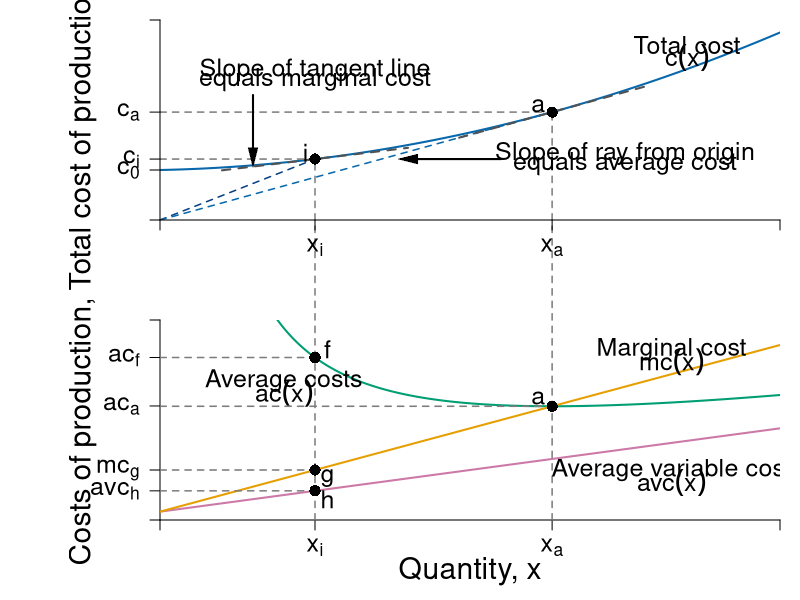

Here is the R script that generated this plot:
#Graph Designer: Scott Cohn
#Authors: Bowles and Halliday
#Title: Microeconomics: Competition, Conflict and Coordination

require(shape)
pdf(file = "firmmarketsupply/tc_ac_mc_stacked.pdf", width = 9, height = 12)

#Set parameters for graphics
axislabelsize <- 1.8
labelsize <- 1.5
namesize <- 1.8
annotatesize <- 1.5
graphlinewidth <- 2
segmentlinewidth <- 1.5

COL <- c("#7fc97f", "#beaed4", "#fdc086", "#ffff99", "#386cb0", "#f0027f", "#bf5b17", "#666666")
COLA <- c("#99d8c9","#66c2a4","#41ae76", "#238b45", "#005824")
COLB <- c("#4eb3d3", "#2b8cbe", "#0868ac","#084081")
grays <- gray.colors(25, start = 1, end = 0)
CBCols <- c("#009E73","#0072B2","#E69F00","#CC79A7", "#F0E442")

#Edited the margins to cater for the larger LHS labels
par(mar =  c(4, 8, 1, 1), mfrow = c(2, 1))


totalcost <- function(x, c0 = 10, c1 = 2, c2 = 0.5){
  c0 + c1*x + c2*x^2
}

avgcost <- function(x, c0 = 10, c1 = 2, c2 = 0.5){
  totalcost/x
}

avgvarcost <- function(x,  c1 = 0.05, c2 = 0.05){
  (c1*x + c2*x^2)/x
}

marginalcost <- function(x, c1 = 2, c2 = 0.5){
  c1 + 2*c2*x
}

mcline <- function(x, constant = 0.3181472, slope = 0.125){
  constant + slope*x
}

isocost <- function(l, c = 10, w = 1, r = 1) {
  c - (w/r)*l
}


isoquant <- function(l, alpha = 0.5, x = 5) {
  (x / l^alpha)^(1/(1 - alpha))
}

# total cost --------------------------------------------------------------


xlims <- c(0, 10)
ylims <- c(0, 8)

npts <- 501 
x <- seq(xlims[1], xlims[2], length.out = npts)
y <- seq(ylims[1], ylims[2], length.out = npts) 
a <- c(13, 16.75, 19.25)

plot(0, 0, xlim = xlims, ylim = ylims, type = "n",
     xlab = expression(paste("")),
     ylab = expression(paste("")), 
     xaxt = "n", 
     yaxt = "n", 
     cex.lab = axislabelsize, 
     bty = "n",
     xaxs = "i", 
     yaxs = "i")

# Choose x_i

i <- c(2, 2.5, 3, 3.5, 4)
xi <- i[2]

ticksy <- c(0, 2, totalcost(x = xi, c0 = 2, c1 = 0.05, c2 = 0.05), totalcost(x = 6.32456, c0 = 2, c1 = 0.05, c2 = 0.05), ylims[2])
ylabels <- c(NA, expression(paste(c[0])), expression(paste(c[i])), expression(paste(c[a])), NA)
ticksx <- c(0, xi, 6.32456, xlims[2])
xlabels <- c(NA, expression(paste(x[i])), expression(paste(x[a])), NA)

npts <- 500 
xx1 <- seq(xlims[1], xlims[2], length.out = npts)
xx3 <- seq(xi - 1.5, xi + 1.5, length.out = npts)
xx4 <- seq(4.82456, 7.82456, length.out = npts)


lines(xx1, totalcost(xx1, c0 = 2, c1 = 0.05, c2 = 0.05), col = COLB[3], lwd = graphlinewidth)

#Label the axes
#mtext(expression(paste("Quantity of output, ", x)), side = 1, line = 2.5, cex = axislabelsize)
text(-1.25, 0.5*ylims[2], expression(paste("Total cost of production, ", c)), xpd = TRUE, cex = axislabelsize, srt = 90) 

#Draw segments for average cost
segments(0, totalcost(x = xi, c0 = 2, c1 = 0.05, c2 = 0.05), xi, totalcost(x = xi, c0 = 2, c1 = 0.05, c2 = 0.05), lty = 2, col = grays[20] , lwd = segmentlinewidth)
segments(xi, -20, xi, totalcost(x = xi, c0 = 2, c1 = 0.05, c2 = 0.05), lty = 2, col = grays[20] , lwd = segmentlinewidth, xpd = TRUE)

segments(0, totalcost(x = 6.32456, c0 = 2, c1 = 0.05, c2 = 0.05), 6.32456, totalcost(x = 6.32456, c0 = 2, c1 = 0.05, c2 = 0.05), lty = 2, col = grays[20] , lwd = segmentlinewidth)
segments(6.32456, -20, 6.32456, totalcost(x = 6.32456, c0 = 2, c1 = 0.05, c2 = 0.05), lty = 2, col = grays[20] , lwd = segmentlinewidth, xpd = TRUE)

segments(0, 0, xi, totalcost(x = xi, c0 = 2, c1 = 0.05, c2 = 0.05), lty = 2, col = COLB[4] , lwd = segmentlinewidth)
segments(0, 0, 6.32456, totalcost(x = 6.32456, c0 = 2, c1 = 0.05, c2 = 0.05), lty = 2, col = COLB[3] , lwd = segmentlinewidth)

lines(xx3, mcline(xx3, constant = totalcost(x = xi, c0 = 2, c1 = 0.05, c2 = 0.05) - xi*marginalcost(x = xi, c1 = 0.05, c2 = 0.05), slope = marginalcost(x = xi, c1 = 0.05, c2 = 0.05)), 
      col = grays[23], lty = 2, lwd = graphlinewidth)
lines(xx4, mcline(xx4, constant = totalcost(x = 6.32456, c0 = 2, c1 = 0.05, c2 = 0.05) - 6.32456*marginalcost(x = 6.32456, c1 = 0.05, c2 = 0.05), slope = marginalcost(x = 6.32456, c1 = 0.05, c2 = 0.05)), 
      col = grays[23], lty = 2, lwd = graphlinewidth)

points(xi, totalcost(x = xi, c0 = 2, c1 = 0.05, c2 = 0.05), pch = 16, col = "black", cex = 1.5)
text(xi - 0.15, totalcost(x = xi, c0 = 2, c1 = 0.05, c2 = 0.05) + 0.25, expression("i"), cex = annotatesize)

points(6.32456, totalcost(x = 6.32456, c0 = 2, c1 = 0.05, c2 = 0.05), pch = 16, col = "black", cex = 1.5)
text(6.1, totalcost(x = 6.32456, c0 = 2, c1 = 0.05, c2 = 0.05) + 0.25, expression("a"), cex = annotatesize)

#Marginal Cost
text(7.5, totalcost(x = xi, c0 = 2, c1 = 0.05, c2 = 0.05) + 0.2, expression(paste("Slope of ray from origin")), cex = annotatesize)
text(7.5, totalcost(x = xi, c0 = 2, c1 = 0.05, c2 = 0.05) - 0.2, expression(paste("equals average cost")), cex = annotatesize)
Arrows(5.5, totalcost(x = xi, c0 = 2, c1 = 0.05, c2 = 0.05), xi + 1.5, totalcost(x = xi, c0 = 2, c1 = 0.05, c2 = 0.05) , col = "black", lty = 1, lwd = 2, arr.type = "triangle", arr.lwd = 0.5)

#Label the cost curve
text(8.5, 7, expression("Total cost"), cex = annotatesize)
text(8.5, 6.5, expression(c(x)), cex = annotatesize)
#text(11.5, 13.5, expression(paste(tc(x) == c[0] + c[1]*x + c[2]*x^2)), cex = annotatesize)

#Average Cost
text(2.5, 6.0, expression(paste("Slope of tangent line")), cex = annotatesize)
text(2.5, 5.6, expression(paste("equals marginal cost")), cex = annotatesize)
Arrows(1.5, 5, 1.5, 2.5, col = "black", lty = 1, lwd = 2, arr.type = "triangle", arr.lwd = 0.5)


axis(1, at = ticksx, pos = 0, labels = xlabels, cex.axis = labelsize)
axis(2, at = ticksy, pos = 0, labels = ylabels, las = 1, cex.axis = labelsize)

# ac & mc -----------------------------------------------------------------

avgcost <- function(x,  c0 = 2, c1 = 0.05, c2 = 0.05){
  (c0 + c1*x + c2*x^2)/x
}

marginalcost <- function(x, c1 = 0.05, c2 = 0.05){
  c1 + 2*c2*x
}

xlims <- c(0, 10)
ylims <- c(0, 1.2)

npts <- 501 
x <- seq(xlims[1], xlims[2], length.out = npts)
y <- seq(ylims[1], ylims[2], length.out = npts) 
a <- c(13, 16.75, 19.25)

plot(0, 0, xlim = xlims, ylim = ylims, type = "n",
     xlab = expression(paste("")),
     ylab = expression(paste("")), 
     xaxt = "n", 
     yaxt = "n", 
     cex.lab = axislabelsize, 
     bty = "n",
     xaxs = "i", 
     yaxs = "i")


ticksy <- c(0, avgvarcost(x = xi), marginalcost(x = xi), avgcost(6.82456), avgcost(x = xi), ylims[2])
ylabels <- c(NA, expression(paste(avc[h])), expression(paste(mc[g])), expression(paste(ac[a])), expression(paste(ac[f])), NA)
ticksx <- c(0, xi, 6.32456, xlims[2])
xlabels <- c(NA, expression(paste(x[i])), expression(paste(x[a])), NA)


axis(1, at = ticksx, pos = 0, labels = xlabels, cex.axis = labelsize)
axis(2, at = ticksy, pos = 0, labels = ylabels, las = 1, cex.axis = labelsize)

npts <- 500 
xx1 <- seq(xlims[1], xlims[2], length.out = npts)
xx3 <- seq(4, 8, length.out = npts)
xx4 <- seq(xlims[1], 6.32456, length.out = npts)
xx5 <- seq(6.32456, xlims[2], length.out = npts)

lines(xx1, avgcost(xx1, c0 = 2, c1 = 0.05, c2 = 0.05), col = CBCols[1], lwd = graphlinewidth)
lines(xx1, avgvarcost(xx1, c1 = 0.05, c2 = 0.05), col = CBCols[4], lwd = graphlinewidth)
lines(xx1, marginalcost(xx1, c1 = 0.05, c2 = 0.05), lty = 1, col = CBCols[3], lwd = graphlinewidth)
#lines(xx5, marginalcost(xx5, c1 = 0.05, c2 = 0.05), col = COL[3], lwd = graphlinewidth)

#Label the axes
mtext(expression(paste("Quantity, ", x)), side = 1, line = 2.5, cex = axislabelsize)
text(-1.25, 0.5*ylims[2], expression(paste("Costs of production, ", c)), xpd = TRUE, cex = axislabelsize, srt = 90) 


#Draw segments for average cost
segments(0, avgcost(x = xi, c0 = 2, c1 = 0.05, c2 = 0.05), xi, avgcost(x = xi, c0 = 2, c1 = 0.05, c2 = 0.05), lty = 2, col = grays[20] , lwd = segmentlinewidth)
segments(xi, 0, xi, avgcost(x = xi) + 10, lty = 2, col = grays[20] , lwd = segmentlinewidth, xpd = TRUE)
segments(0, marginalcost(x = xi), xi, marginalcost(x = xi), lty = 2, col = grays[20] , lwd = segmentlinewidth)
segments(0, avgvarcost(x = xi), xi, avgvarcost(x = xi), lty = 2, col = grays[20] , lwd = segmentlinewidth)
points(xi, avgcost(x = xi, c0 = 2, c1 = 0.05, c2 = 0.05), pch = 16, col = "black", cex = 1.5)

text(xi + 0.2, avgcost(x = xi) + 0.05, expression(paste("f")), cex = labelsize)
points(xi, avgcost(x = xi), pch = 16, col = "black", cex = 1.5)

text(xi + 0.2, marginalcost(x = xi) - 0.05, expression(paste("g")), cex = labelsize)
points(xi, marginalcost(x = xi), pch = 16, col = "black", cex = 1.5)

text(xi + 0.2, avgvarcost(x = xi) - 0.05, expression(paste("h")), cex = labelsize)
points(xi, avgvarcost(x = xi), pch = 16, col = "black", cex = 1.5)

#Label the cost curve
text(12.7, 12, expression("Total cost"), cex = labelsize)
# text(12.5, 13.5, expression(paste(tc(x) == c[0] + c[1]*x + c[2]*x^2)), cex = annotatesize)

#Average Cost
text(2, avgcost(x = 3.2), expression(paste("Average costs")), cex = labelsize)
text(2, avgcost(x = 3.2) - 0.075, expression(ac(x)), cex = labelsize)

# text(3.75, avgcost(x = 3.2) + 0.67, expression(paste(ac(x) == frac(c[0],x) + c[1] + c[2]*x)), cex = annotatesize)

#Average cost minimum
segments(0, avgcost(x = 6.32456), 6.32456, avgcost(x = 6.32456), lty = 2, col = grays[20] , lwd = segmentlinewidth)
segments(6.32456, 0, 6.32456, 2, lty = 2, col = grays[20] , lwd = segmentlinewidth, xpd = TRUE)
text(6.1, avgcost(x = 6.32456) + 0.05, expression(paste("a")), cex = annotatesize)
points(6.32456, avgcost(x = 6.32456), pch = 16, col = "black", cex = 1.5)


#Marginal Cost
text(8.25, marginalcost(x = 8.25) + 0.15, expression(paste("Marginal cost")), cex = annotatesize)
text(8.25, marginalcost(x = 8.25) + 0.075, expression(mc(x)), cex = annotatesize)
# text(11, marginalcost(x = 12) + 0.2, expression(paste(mc(x) == c[1] + 2*c[2]*x)), cex = annotatesize)

#Average Variable Cost
text(8.25, avgvarcost(x = 8) - 0.15, expression(paste("Average variable cost")), cex = annotatesize)
text(8.25, avgvarcost(x = 8) - 0.225, expression(avc(x)), cex = annotatesize)
# text(12, avgvarcost(x = 12) - 0.325, expression(paste(avc(x) == c[1] + c[2]*x)), cex = annotatesize)


dev.off()
